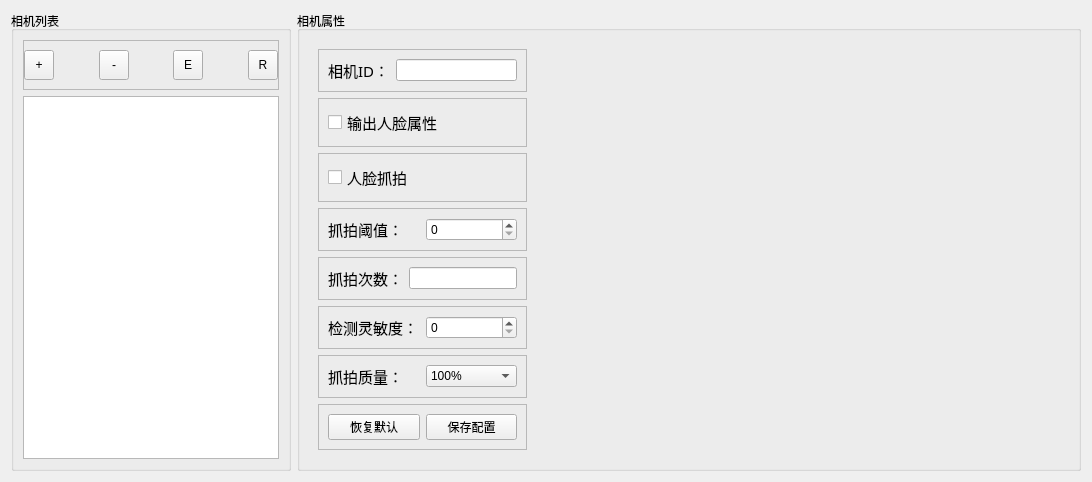
     <widget class="QWidget" name="cameraManage">
      <layout class="QHBoxLayout" name="horizontalLayout_10">
       <item>
        <widget class="QGroupBox" name="groupBox_7">
         <property name="sizePolicy">
          <sizepolicy hsizetype="Fixed" vsizetype="Preferred">
           <horstretch>0</horstretch>
           <verstretch>0</verstretch>
          </sizepolicy>
         </property>
         <property name="maximumSize">
          <size>
           <width>280</width>
           <height>16777215</height>
          </size>
         </property>
         <property name="title">
          <string>相机列表</string>
         </property>
         <layout class="QVBoxLayout" name="verticalLayout_7">
          <item>
           <widget class="QFrame" name="frame_6">
            <property name="frameShape">
             <enum>QFrame::StyledPanel</enum>
            </property>
            <property name="frameShadow">
             <enum>QFrame::Raised</enum>
            </property>
            <layout class="QHBoxLayout" name="horizontalLayout_9">
             <property name="leftMargin">
              <number>0</number>
             </property>
             <property name="rightMargin">
              <number>0</number>
             </property>
             <item>
              <widget class="QToolButton" name="toolButton_addCamera">
               <property name="minimumSize">
                <size>
                 <width>30</width>
                 <height>30</height>
                </size>
               </property>
               <property name="maximumSize">
                <size>
                 <width>30</width>
                 <height>30</height>
                </size>
               </property>
               <property name="text">
                <string>+</string>
               </property>
               <property name="iconSize">
                <size>
                 <width>30</width>
                 <height>30</height>
                </size>
               </property>
              </widget>
             </item>
             <item>
              <spacer name="horizontalSpacer_17">
               <property name="orientation">
                <enum>Qt::Horizontal</enum>
               </property>
               <property name="sizeHint" stdset="0">
                <size>
                 <width>40</width>
                 <height>20</height>
                </size>
               </property>
              </spacer>
             </item>
             <item>
              <widget class="QToolButton" name="toolButton_delCamera">
               <property name="minimumSize">
                <size>
                 <width>30</width>
                 <height>30</height>
                </size>
               </property>
               <property name="maximumSize">
                <size>
                 <width>30</width>
                 <height>30</height>
                </size>
               </property>
               <property name="text">
                <string>-</string>
               </property>
               <property name="iconSize">
                <size>
                 <width>30</width>
                 <height>30</height>
                </size>
               </property>
              </widget>
             </item>
             <item>
              <spacer name="horizontalSpacer_18">
               <property name="orientation">
                <enum>Qt::Horizontal</enum>
               </property>
               <property name="sizeHint" stdset="0">
                <size>
                 <width>40</width>
                 <height>20</height>
                </size>
               </property>
              </spacer>
             </item>
             <item>
              <widget class="QToolButton" name="toolButton_editCamera">
               <property name="minimumSize">
                <size>
                 <width>30</width>
                 <height>30</height>
                </size>
               </property>
               <property name="maximumSize">
                <size>
                 <width>30</width>
                 <height>30</height>
                </size>
               </property>
               <property name="text">
                <string>E</string>
               </property>
               <property name="iconSize">
                <size>
                 <width>30</width>
                 <height>30</height>
                </size>
               </property>
              </widget>
             </item>
             <item>
              <spacer name="horizontalSpacer_19">
               <property name="orientation">
                <enum>Qt::Horizontal</enum>
               </property>
               <property name="sizeHint" stdset="0">
                <size>
                 <width>40</width>
                 <height>20</height>
                </size>
               </property>
              </spacer>
             </item>
             <item>
              <widget class="QToolButton" name="toolButton_refreshCamera">
               <property name="minimumSize">
                <size>
                 <width>30</width>
                 <height>30</height>
                </size>
               </property>
               <property name="maximumSize">
                <size>
                 <width>30</width>
                 <height>30</height>
                </size>
               </property>
               <property name="text">
                <string>R</string>
               </property>
               <property name="iconSize">
                <size>
                 <width>30</width>
                 <height>30</height>
                </size>
               </property>
              </widget>
             </item>
            </layout>
           </widget>
          </item>
          <item>
           <widget class="QListWidget" name="listWidget_cameraManageList"/>
          </item>
         </layout>
        </widget>
       </item>
       <item>
        <widget class="QGroupBox" name="groupBox_13">
         <property name="title">
          <string>相机属性</string>
         </property>
         <layout class="QHBoxLayout" name="horizontalLayout_26">
          <item>
           <widget class="QWidget" name="widget_cameraConfigParam" native="true">
            <layout class="QVBoxLayout" name="verticalLayout_12">
             <item>
              <widget class="QFrame" name="frame_18">
               <property name="frameShape">
                <enum>QFrame::StyledPanel</enum>
               </property>
               <property name="frameShadow">
                <enum>QFrame::Raised</enum>
               </property>
               <layout class="QHBoxLayout" name="horizontalLayout_24">
                <item>
                 <widget class="QLabel" name="label_17">
                  <property name="font">
                   <font>
                    <family>华文宋体</family>
                    <pointsize>11</pointsize>
                    <weight>50</weight>
                    <bold>false</bold>
                    <kerning>true</kerning>
                   </font>
                  </property>
                  <property name="text">
                   <string>相机ID：</string>
                  </property>
                 </widget>
                </item>
                <item>
                 <widget class="QLineEdit" name="lineEdit_5"/>
                </item>
               </layout>
              </widget>
             </item>
             <item>
              <widget class="QFrame" name="frame_21">
               <property name="frameShape">
                <enum>QFrame::StyledPanel</enum>
               </property>
               <property name="frameShadow">
                <enum>QFrame::Raised</enum>
               </property>
               <layout class="QHBoxLayout" name="horizontalLayout_22">
                <item>
                 <widget class="QCheckBox" name="checkBox_2">
                  <property name="font">
                   <font>
                    <pointsize>11</pointsize>
                   </font>
                  </property>
                  <property name="text">
                   <string>输出人脸属性</string>
                  </property>
                 </widget>
                </item>
               </layout>
              </widget>
             </item>
             <item>
              <widget class="QFrame" name="frame_20">
               <property name="frameShape">
                <enum>QFrame::StyledPanel</enum>
               </property>
               <property name="frameShadow">
                <enum>QFrame::Raised</enum>
               </property>
               <layout class="QHBoxLayout" name="horizontalLayout_23">
                <item>
                 <widget class="QCheckBox" name="checkBox">
                  <property name="font">
                   <font>
                    <pointsize>11</pointsize>
                   </font>
                  </property>
                  <property name="text">
                   <string>人脸抓拍</string>
                  </property>
                 </widget>
                </item>
               </layout>
              </widget>
             </item>
             <item>
              <widget class="QFrame" name="frame_19">
               <property name="frameShape">
                <enum>QFrame::StyledPanel</enum>
               </property>
               <property name="frameShadow">
                <enum>QFrame::Raised</enum>
               </property>
               <layout class="QHBoxLayout" name="horizontalLayout_19">
                <item>
                 <widget class="QLabel" name="label_13">
                  <property name="font">
                   <font>
                    <family>04b_21</family>
                    <pointsize>11</pointsize>
                   </font>
                  </property>
                  <property name="text">
                   <string>抓拍阈值：</string>
                  </property>
                 </widget>
                </item>
                <item>
                 <widget class="QSpinBox" name="spinBox"/>
                </item>
               </layout>
              </widget>
             </item>
             <item>
              <widget class="QFrame" name="frame_22">
               <property name="frameShape">
                <enum>QFrame::StyledPanel</enum>
               </property>
               <property name="frameShadow">
                <enum>QFrame::Raised</enum>
               </property>
               <layout class="QHBoxLayout" name="horizontalLayout_20">
                <item>
                 <widget class="QLabel" name="label_15">
                  <property name="font">
                   <font>
                    <family>04b_21</family>
                    <pointsize>11</pointsize>
                   </font>
                  </property>
                  <property name="text">
                   <string>抓拍次数：</string>
                  </property>
                 </widget>
                </item>
                <item>
                 <widget class="QLineEdit" name="lineEdit_6"/>
                </item>
               </layout>
              </widget>
             </item>
             <item>
              <widget class="QFrame" name="frame_23">
               <property name="frameShape">
                <enum>QFrame::StyledPanel</enum>
               </property>
               <property name="frameShadow">
                <enum>QFrame::Raised</enum>
               </property>
               <layout class="QHBoxLayout" name="horizontalLayout_21">
                <item>
                 <widget class="QLabel" name="label_18">
                  <property name="font">
                   <font>
                    <family>04b_21</family>
                    <pointsize>11</pointsize>
                   </font>
                  </property>
                  <property name="text">
                   <string>检测灵敏度：</string>
                  </property>
                 </widget>
                </item>
                <item>
                 <widget class="QSpinBox" name="spinBox_2"/>
                </item>
               </layout>
              </widget>
             </item>
             <item>
              <widget class="QFrame" name="frame_24">
               <property name="frameShape">
                <enum>QFrame::StyledPanel</enum>
               </property>
               <property name="frameShadow">
                <enum>QFrame::Raised</enum>
               </property>
               <layout class="QHBoxLayout" name="horizontalLayout_25">
                <item>
                 <widget class="QLabel" name="label_24">
                  <property name="font">
                   <font>
                    <family>04b_21</family>
                    <pointsize>11</pointsize>
                   </font>
                  </property>
                  <property name="text">
                   <string>抓拍质量：</string>
                  </property>
                 </widget>
                </item>
                <item>
                 <widget class="QComboBox" name="comboBox_2">
                  <item>
                   <property name="text">
                    <string>100%</string>
                   </property>
                  </item>
                  <item>
                   <property name="text">
                    <string>75%</string>
                   </property>
                  </item>
                  <item>
                   <property name="text">
                    <string>50%</string>
                   </property>
                  </item>
                 </widget>
                </item>
               </layout>
              </widget>
             </item>
             <item>
              <widget class="QFrame" name="frame_15">
               <property name="frameShape">
                <enum>QFrame::StyledPanel</enum>
               </property>
               <property name="frameShadow">
                <enum>QFrame::Raised</enum>
               </property>
               <layout class="QHBoxLayout" name="horizontalLayout_18">
                <item>
                 <widget class="QPushButton" name="pushButton_16">
                  <property name="text">
                   <string>恢复默认</string>
                  </property>
                 </widget>
                </item>
                <item>
                 <widget class="QPushButton" name="pushButton_6">
                  <property name="text">
                   <string>保存配置</string>
                  </property>
                 </widget>
                </item>
               </layout>
              </widget>
             </item>
            </layout>
           </widget>
          </item>
          <item>
           <spacer name="horizontalSpacer_25">
            <property name="orientation">
             <enum>Qt::Horizontal</enum>
            </property>
            <property name="sizeHint" stdset="0">
             <size>
              <width>533</width>
              <height>20</height>
             </size>
            </property>
           </spacer>
          </item>
         </layout>
        </widget>
       </item>
      </layout>
     </widget>
